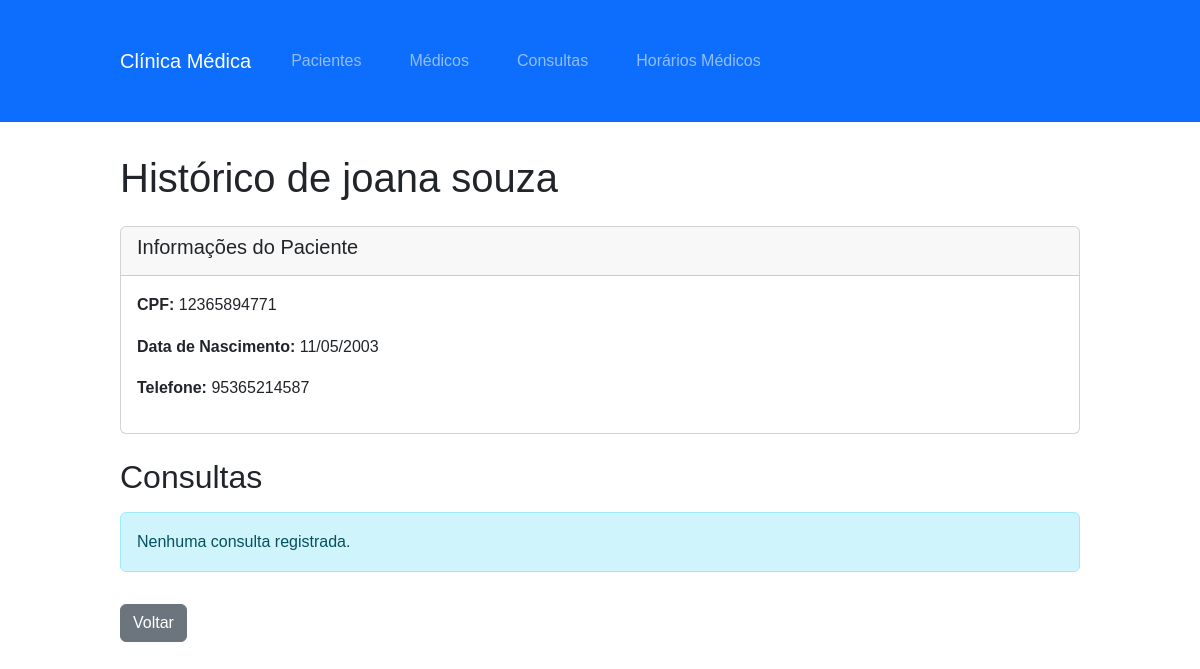
The app's page /pacientes/2/historico/, older data.
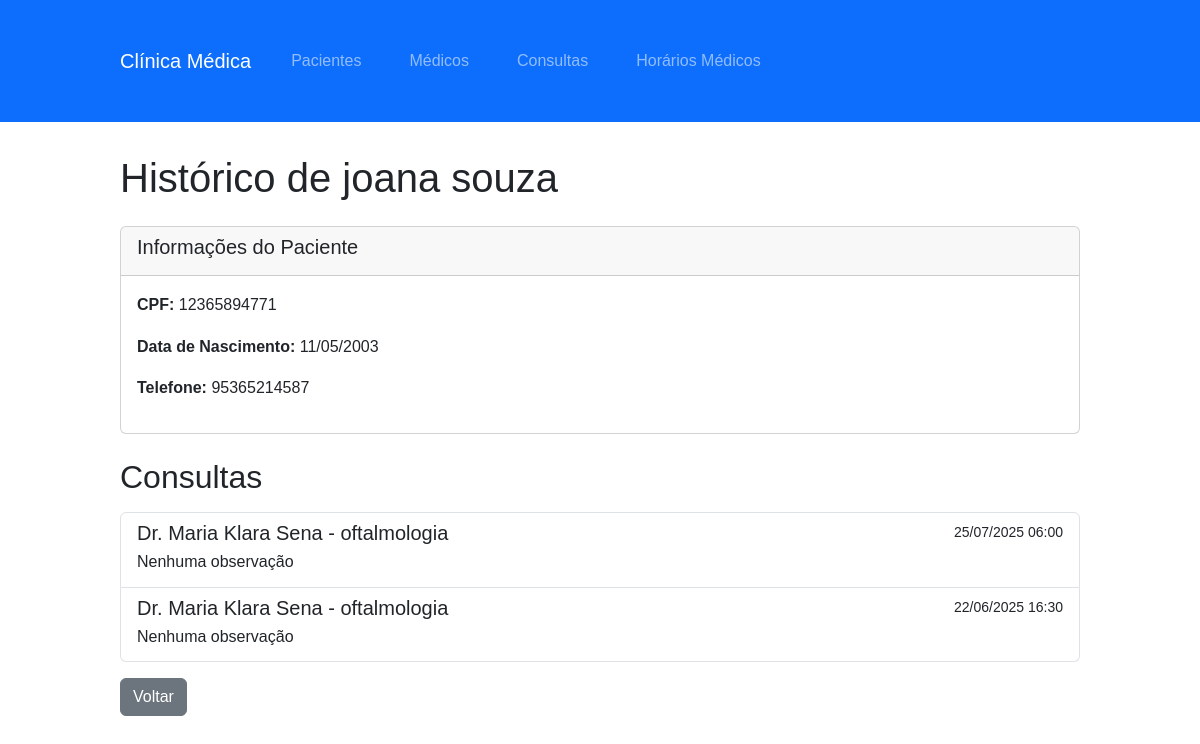
The same page, newer data.
### agendamento/models.py (models this page shows, shortened)
class Consulta(models.Model):
    paciente = models.ForeignKey('Paciente', on_delete=models.CASCADE)
    medico = models.ForeignKey('Medico', on_delete=models.CASCADE)
    data_hora = models.DateTimeField()
    observacoes = models.TextField(blank=True, null=True)
    class Meta:
        unique_together = ('medico', 'data_hora')

class Medico(models.Model):
    nome = models.CharField(max_length=100)
    especialidade = models.CharField(max_length=50)
    crm = models.CharField(max_length=20, unique=True)
    telefone = models.CharField(max_length=20)

### agendamento/views.py (the view)
# urls.py: path('pacientes/<int:paciente_id>/historico/', views.historico_paciente, name='historico-paciente'),
def historico_paciente(request, paciente_id):
    paciente = Paciente.objects.get(pk=paciente_id)
    consultas = Consulta.objects.filter(
        paciente=paciente
    ).order_by('-data_hora')
    return render(request, 'agendamento/historico_paciente.html', {
        'paciente': paciente,
        'consultas': consultas
    })

### agendamento/templates/agendamento/historico_paciente.html (shortened to what this page needs)
{% extends 'agendamento/base.html' %}
{% block content %}
<h1 class="mb-4">Histórico de {{ paciente.nome }}</h1>
<div class="card">
    <div class="card-header">
        <h5>Informações do Paciente</h5>
    </div>
    <div class="card-body">
        <p><strong>CPF:</strong> {{ paciente.cpf }}</p>
        <p><strong>Data de Nascimento:</strong> {{ paciente.data_nascimento|date:"d/m/Y" }}</p>
        <p><strong>Telefone:</strong> {{ paciente.telefone }}</p>
    </div>
</div>
<h2 class="mt-4 mb-3">Consultas</h2>
<div class="list-group">
    {% for consulta in consultas %}
    <div class="list-group-item">
        <div class="d-flex w-100 justify-content-between">
            <h5 class="mb-1">Dr. {{ consulta.medico.nome }} - {{ consulta.medico.especialidade }}</h5>
            <small>{{ consulta.data_hora|date:"d/m/Y H:i" }}</small>
        </div>
        <p class="mb-1">{{ consulta.observacoes|default:"Nenhuma observação" }}</p>
    </div>
    {% empty %}
    <div class="alert alert-info">Nenhuma consulta registrada.</div>
    {% endfor %}
</div>
<a href="{% url 'paciente_list' %}" class="btn btn-secondary mt-3">Voltar</a>
{% endblock %}

Row changes from the older to the newer data that the page shows:
added Consulta: medico.nome "Maria Klara Sena", medico.especialidade "oftalmologia", data_hora "25/07/2025 06:00", observacoes "Nenhuma observação"
added Consulta: medico.nome "Maria Klara Sena", medico.especialidade "oftalmologia", data_hora "22/06/2025 16:30", observacoes "Nenhuma observação"
Text that changed along with them:
text no longer shown: "Nenhuma consulta registrada."
